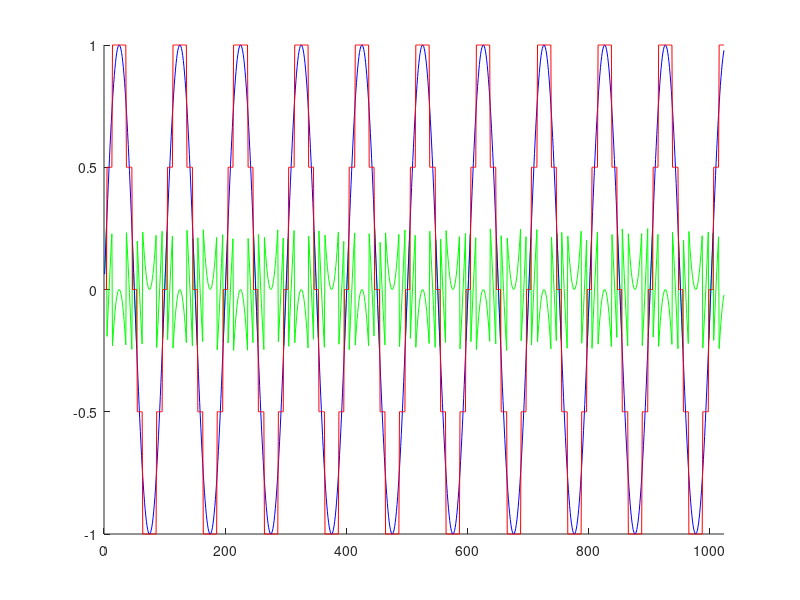

Source code (MATLAB):
%% Donnees standard
freqEchantillon = 44100.0;
pi = 3.141592;
size = 1024;
i = 1:size;
bits = 2;

%% Definition du signal
signal.amp = 1.0;
signal.phase = 0.0;
signal.freq = 440.0;

%% Echantillonage
signal.sig = signal.amp * sin(2.0 * pi * signal.freq * i / freqEchantillon + signal.phase);

%% Quantification
N_valeurs = 2^(bits-1);
s_quant = (round(signal.sig*N_valeurs)/N_valeurs);

%% Calcul du bruit
bruit = signal.sig - s_quant;

%% Calcul des RMS
rms_bruit = sqrt(sum(bruit.^2)); % .^ = power
rms_signal = sqrt(sum(signal.sig.^2));

%% Calcul du SNR
% Importance du bruit par rapport a l'importance du signal
% Plus le snr est eleve, plus le bruit est faible
% Lineairement proportionnel au nombre de bits
% Unite = dB
snr = [];
snr = [snr 20.0*log10(rms_signal/rms_bruit)];

%% Affichage graphique
close all
figure()
hold on

axis([0 size -1 1]);

plot(bruit, '-g');
plot(signal.sig, '-b');
plot(s_quant, '-r');

hold off
